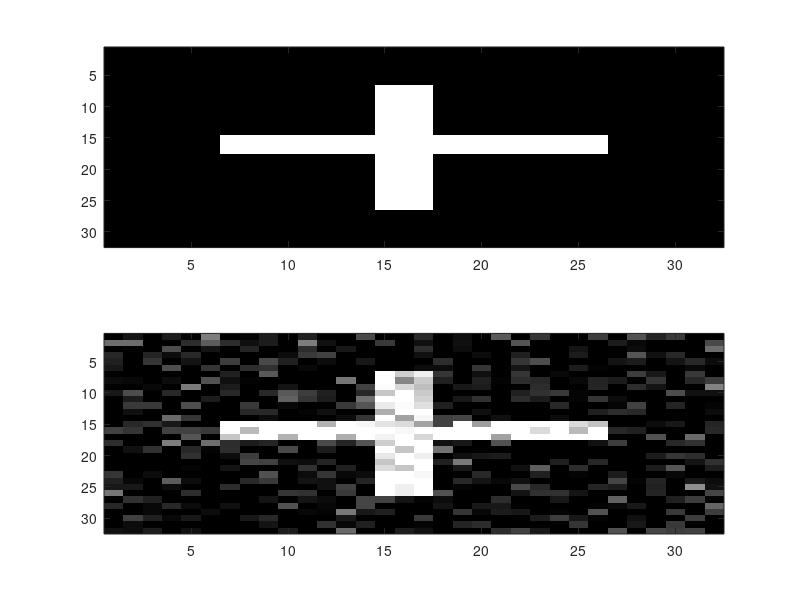
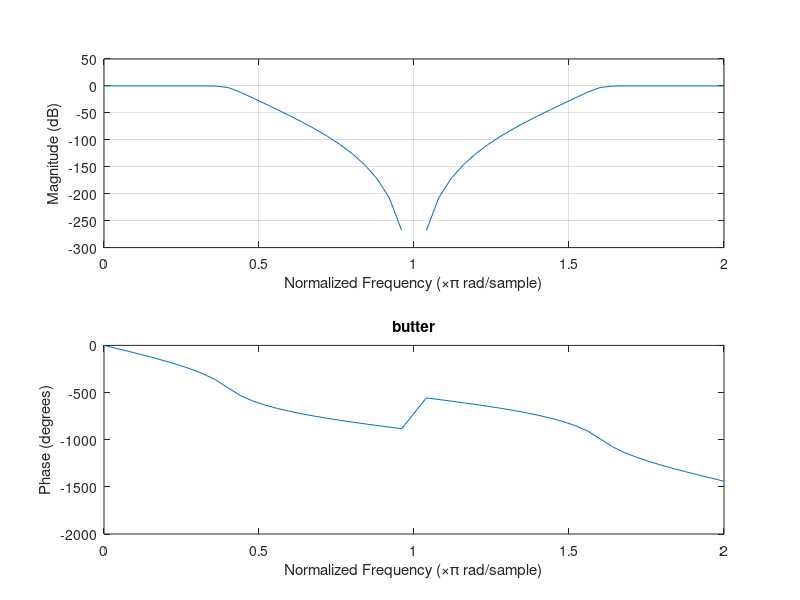
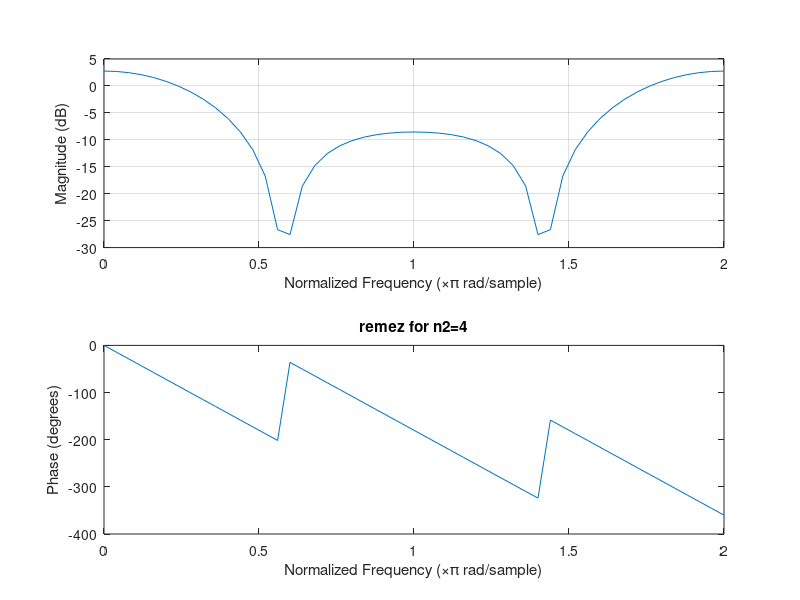
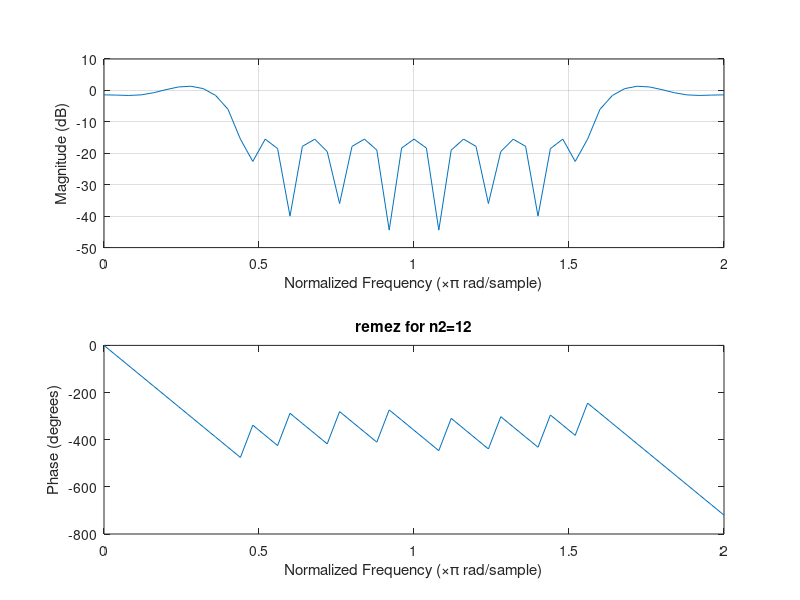

Write MATLAB code to recreate these figures, in order.
clear
clc

load plus
colormap(gray);

figure(1)
clf
subplot(211)
image(64*x);
subplot(212)
image(64*xn);

%cut off freq in radians per second
wc=0.4;
%orders to find the filter for
n1=10;
n2=4;
n3=12;

%let N be the num of places where the freq samples are desired
N=50;

%for order n1 and cutoff wc butter will return the coefficients for
%the difference equation
%
%note that butter will have infinite length impulse response
%
%for more help doc butter
[b1,a1]=butter(n1,wc);
[H1,w1]=freqz(b1,a1,N,'whole');
%note that if you donot give any output for freqz then it will plot it
%x axis is in pi rad/sec

%remez is same firpm
%doc firpm
%note that both of these functions use Parks McClellan 
%algorithm underneath 
%
%b = firpm(n,f,a)
%
% Vectors f and a specify the frequency-magnitude characteristics of the 
% filter.
% 
% *
%  f is a vector of pairs of normalized frequency points, 
%  The frequencies must be in increasing order.
% *
% a is a vector containing the desired amplitudes at the points 
% specified in f.
% 
a2=1;
b2=remez(n2,[0 wc-0.04 wc+0.04 1],[1 1 0 0]);
[H2,w2]=freqz(b2,a2,N,'whole');

a3=1;
b3=remez(n3,[0 wc-0.04 wc+0.04 1],[1 1 0 0]);
[H3,w3]=freqz(b3,a3,N,'whole');

figure(2)
clf
freqz(b1,a1,N,'whole');
title('butter')
grid

figure(3)
clf
freqz(b2,a2,N,'whole');
title('remez for n2=4')
grid

figure(4)
clf
freqz(b3,a3,N,'whole');
title('remez for n2=12')
grid

return
